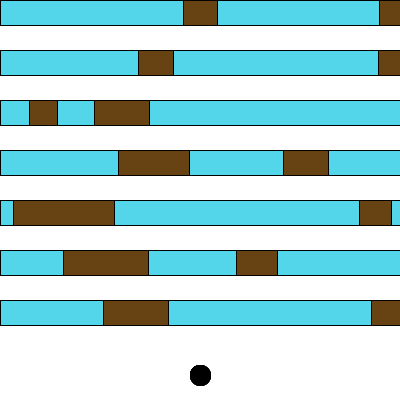
Frame 1 (no input)
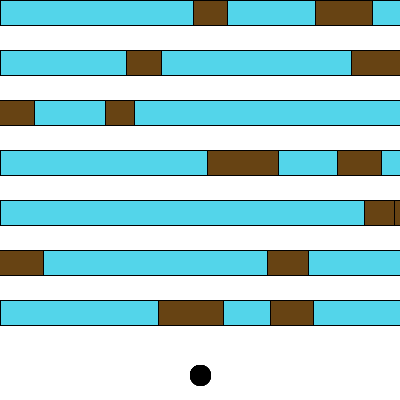
Frame 60 (the mouse pressed at the canvas centre just before this capture)
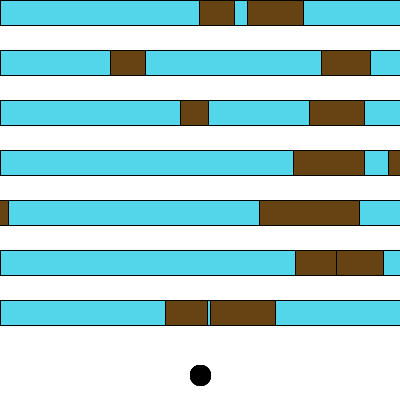
Frame 120 (the mouse held since frame 60 and released just before this capture)

The Processing sketch that drew these frames (run headless with seeded random() and noise(); from frame 60 on, the mouse is pressed at the canvas centre):

// Processing sketch: Crossy_Road
// ── Crossy_Road.pde
Player player;
ArrayList<Lane> lanes;

boolean gameOver = false;

void setup() {
 size(400,400);
 player = new Player();
 lanes = new ArrayList<Lane>();
 
 // Create various lanes with differinng speeds and directions of obstacles
 for(int i = 0; i < 7; i++) { // Create 6 lanes
   lanes.add(new Lane(i * 50, random(2,5) * (random(1) > 0.5 ? 1 : -1)));
 }
}

void draw() {
  background(255);
  
  // Display Lanes and Obstacles
  for(Lane lane : lanes) {
    if(lane.checkCollision(player)) {
    gameOver = true;
  } else {
    lane.update();
    lane.display();
  }

  
  // Draw player character
  player.display();
  player.move();
  
  // Display Obstacles & move them
  
  }
  
}

// ── Lane.pde
// Create lanes for the obstacles to move across and a way for the player to score points

class Lane {
  float laneY;
  float laneSpeed;
  ArrayList<Obstacle> obstacles; // Create an ArrayList of obstacles for the Lanes to have
  
 Lane(float y, float speed) {
   laneY = y;
   laneSpeed = speed;
   obstacles = new ArrayList<Obstacle>();
   
   // Referring to the ArrayList, add random obstacles to the lane
   for(int i = 0; i < 2; i++) { // How many obstacles are in a lane
     float x = random(width);
     obstacles.add(new Obstacle(x, laneY));
   }
 }
 
 void update() {
   // Implementing Obstacle functions when the Lane update function is called
   for(Obstacle obs : obstacles) {
     obs.update(laneY);
   }
 }
 
 void display() {
  fill(83,213,234);
  rect(0, laneY, width, 25);
  // Obstacles will display within the lanes
  for(Obstacle obs : obstacles) {
    obs.display();
 }
 } 
 
 boolean checkCollision(Player p) {
   for(Obstacle obs : obstacles) {
     if(obs.playerCollision(p)) {
       return true;
     }
   }
   return false;
 }
  
}

// ── Obstacle.pde
// The obstacles that will move across the screen getting in the way of the player

class Obstacle {
  PVector position;
  PVector velocity;
  PVector acceleration;
  float w, h, topspeed;
  
  Obstacle(float x, float y) {
    position = new PVector(x,y);
    velocity = new PVector(random(-2,2), random(-2,2));
    acceleration = new PVector(-0.001, 0.01);
    w = random(25, 125); // Varying obstacle lengths
    h = 25;
    // Limit the velocity of the obstacles so they don't continue increasing speed
    topspeed = 10;
    velocity.limit(topspeed);
  }
  
  void update(float laneY) {
    velocity.add(acceleration);
    position.add(velocity);
    
    position.y = laneY; // Locks the y position within the lane's y axis
  
    // Check edges
    if(position.x > width) {
     position.x = -50;
   } if(position.x < -50) {
       position.x = width;
   }
  }

  
  void display() {
    fill(103,67,19);
    rect(position.x, position.y, w, h);
  }
  
  
  boolean playerCollision(Player p) {
    return (position.x < p.position.x + p.size && position.x + p.size > p.position.x && position.y < p.position.y + p.size && position.y + 50 > p.position.y);
  }
  
}

// ── Player.pde
// The character that the player will be capable of controlling and playing the game with

class Player {
  
  PVector position; // Set the position of the player
  float speed = 10; // Bigger movements to better showcase moving across lanes
  float size;
  
 Player() {
   position = new PVector(200,375); // Initializes starting position of the player character
   size = 20;
   
 }
 
 
 void display() {
   fill(0);
   ellipse(position.x, position.y, size, size);
   
 }
 
 
 void move() {
   // Move the player character using the arrow keys
   if(keyPressed) {
     if(keyCode == UP) {
       position.y -= speed;
     }
     if(keyCode == DOWN) {
       position.y += speed;
     }
     if(keyCode == LEFT) {
       position.x -= speed;
     }
     if(keyCode == RIGHT) {
       position.x += speed;
     }
   }
   // If player character goes off screen, initiate game over
   
   
 }
  
  
  
}
